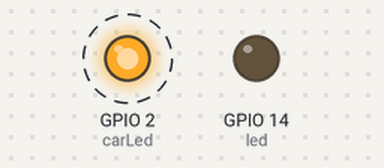
Bench run of a program on a simulated ESP32 board running MicroPython. Parts: output pins drawn as LEDs (lit = HIGH). Dashed ring = blinking. What the program prints to the serial console is not drawn.

Above: at 0.5 s.
Timing chart, 0 to 4.6 s (numbered marks = the images above):
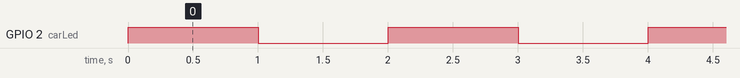

Measured:
- by itself, GPIO 2 (carLed): alternates HIGH for 1.0 s and LOW for 1.0 s

The program:

2.py
```python
from machine import Pin, Timer
from time import sleep, ticks_ms
motion = False
print('Microcontrollerslab.com')
URL_API = "http://localhost:3000"
timer0 = Timer(0)  # create as instance of the timer 0 of the esp
led = Pin(14, Pin.OUT)  # 22 number in is Output
carLed = Pin(2, Pin.OUT)  # 22 number in is Output


while True:
    carLed.value(1)
    print('funfouqweq')

    sleep(1)
    carLed.value(0)
    print('funfou')
    sleep(1)
```
